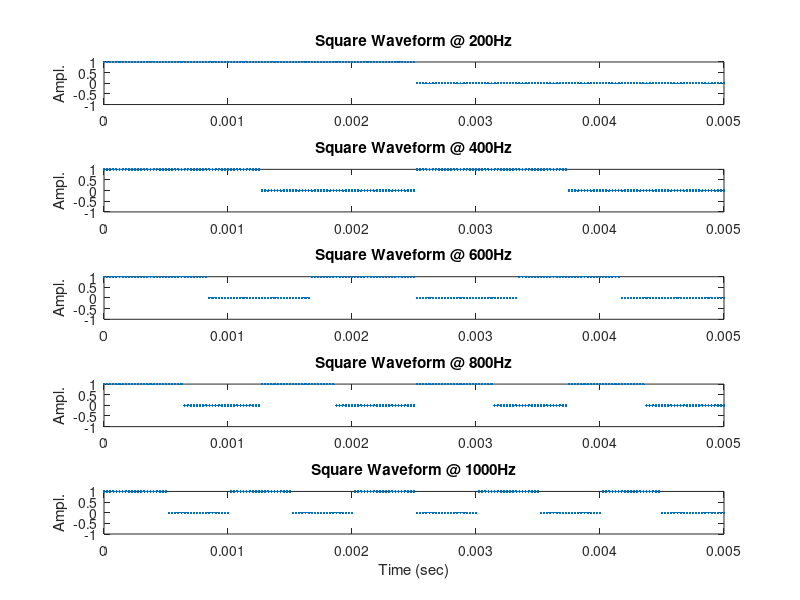

Here is the MATLAB script that generated this plot:
% square_sound_example.m 
  
% clear variables and figures. 
% really important to do this in general at the start. 
clear all; close all 
  
% calculate the sound signal 
duration = 0.1;                  % [sec] length of time for a signal [sec] 
sample_freq = 40000;             % [Hz] # of sound data points per second. 
  
figure(1); 
subplot(5,1,1); 
  
% Iterate through five frequencies 
for i=1:1:5 
  
    % Choose the plot  
    % Plots arranged as 5 rows, 1 column 
    subplot(5,1,i);     % choose which subplot (i) to draw on. 
     
    % Calculate the sound wave form 
    x = 0 : (1/sample_freq) : duration; % time at which signal changes prop.to sample freq. 
    freq = i*200;                       % [hz] 
    y=sin(2*pi*(x*freq));               % [-1 to 1] y values (sound level) 
  
    % Modify the sine wave to be a square wave 
    y = y + 1;      % shift it up from -1 to 1, to be between 0 and 2. 
    y = y/2;        % compress it to be between 0 and 1 
    y = round(y);   % change all values to be either 1 ("on") or 0 ("off") 
     
    % plot the sound signal 
    plot(x,y,'.'); 
    axis([0 0.005 -1 1]); 
    ylabel('Ampl.');
    title(['Square Waveform @ ' num2str(freq) 'Hz']) 
  
    % play the sound signal 
    sound(y,sample_freq); 
     
    % pause briefly to illustrate what 
    % the sound "looks" like to the student. 
    pause(1); 
     
end 
  
% add xlabel to the bottom plot 
xlabel('Time (sec)');